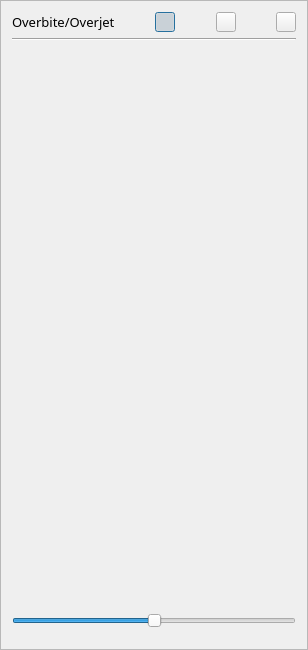
<?xml version="1.0" encoding="UTF-8"?>
<ui version="4.0">
 <class>OverlapOverbiteAnaGui</class>
 <widget class="QDialog" name="OverlapOverbiteAnaGui">
  <property name="geometry">
   <rect>
    <x>0</x>
    <y>0</y>
    <width>308</width>
    <height>650</height>
   </rect>
  </property>
  <property name="sizePolicy">
   <sizepolicy hsizetype="Preferred" vsizetype="Preferred">
    <horstretch>0</horstretch>
    <verstretch>0</verstretch>
   </sizepolicy>
  </property>
  <property name="minimumSize">
   <size>
    <width>180</width>
    <height>600</height>
   </size>
  </property>
  <property name="maximumSize">
   <size>
    <width>16777215</width>
    <height>650</height>
   </size>
  </property>
  <property name="windowTitle">
   <string>OverlapOverbiteGui</string>
  </property>
  <property name="styleSheet">
   <string notr="true"/>
  </property>
  <layout class="QVBoxLayout" name="verticalLayout_3">
   <property name="spacing">
    <number>0</number>
   </property>
   <property name="leftMargin">
    <number>0</number>
   </property>
   <property name="topMargin">
    <number>0</number>
   </property>
   <property name="rightMargin">
    <number>0</number>
   </property>
   <property name="bottomMargin">
    <number>0</number>
   </property>
   <item>
    <widget class="QFrame" name="overlayFrame">
     <property name="sizePolicy">
      <sizepolicy hsizetype="Minimum" vsizetype="Preferred">
       <horstretch>0</horstretch>
       <verstretch>0</verstretch>
      </sizepolicy>
     </property>
     <property name="maximumSize">
      <size>
       <width>16777215</width>
       <height>16777215</height>
      </size>
     </property>
     <property name="frameShape">
      <enum>QFrame::StyledPanel</enum>
     </property>
     <property name="frameShadow">
      <enum>QFrame::Raised</enum>
     </property>
     <layout class="QVBoxLayout" name="verticalLayout">
      <item>
       <layout class="QHBoxLayout" name="horizontalLayout_2">
        <property name="spacing">
         <number>50</number>
        </property>
        <property name="sizeConstraint">
         <enum>QLayout::SetDefaultConstraint</enum>
        </property>
        <property name="bottomMargin">
         <number>0</number>
        </property>
        <item>
         <layout class="QHBoxLayout" name="horizontalLayout">
          <item>
           <widget class="QLabel" name="mainTitleName">
            <property name="sizePolicy">
             <sizepolicy hsizetype="Preferred" vsizetype="Preferred">
              <horstretch>0</horstretch>
              <verstretch>0</verstretch>
             </sizepolicy>
            </property>
            <property name="font">
             <font>
              <family>微软雅黑</family>
              <pointsize>10</pointsize>
              <weight>50</weight>
              <italic>false</italic>
              <bold>false</bold>
             </font>
            </property>
            <property name="text">
             <string>Overbite/Overjet</string>
            </property>
           </widget>
          </item>
          <item>
           <spacer name="horizontalSpacer">
            <property name="orientation">
             <enum>Qt::Horizontal</enum>
            </property>
            <property name="sizeHint" stdset="0">
             <size>
              <width>40</width>
              <height>20</height>
             </size>
            </property>
           </spacer>
          </item>
          <item>
           <widget class="QPushButton" name="oneBtn">
            <property name="sizePolicy">
             <sizepolicy hsizetype="Preferred" vsizetype="Fixed">
              <horstretch>0</horstretch>
              <verstretch>0</verstretch>
             </sizepolicy>
            </property>
            <property name="maximumSize">
             <size>
              <width>20</width>
              <height>20</height>
             </size>
            </property>
            <property name="text">
             <string/>
            </property>
            <property name="checkable">
             <bool>true</bool>
            </property>
            <property name="checked">
             <bool>true</bool>
            </property>
            <property name="autoExclusive">
             <bool>true</bool>
            </property>
           </widget>
          </item>
          <item>
           <spacer name="horizontalSpacer_3">
            <property name="orientation">
             <enum>Qt::Horizontal</enum>
            </property>
            <property name="sizeHint" stdset="0">
             <size>
              <width>40</width>
              <height>20</height>
             </size>
            </property>
           </spacer>
          </item>
          <item>
           <widget class="QPushButton" name="twoBtn">
            <property name="sizePolicy">
             <sizepolicy hsizetype="Preferred" vsizetype="Fixed">
              <horstretch>0</horstretch>
              <verstretch>0</verstretch>
             </sizepolicy>
            </property>
            <property name="maximumSize">
             <size>
              <width>20</width>
              <height>20</height>
             </size>
            </property>
            <property name="text">
             <string/>
            </property>
            <property name="checkable">
             <bool>true</bool>
            </property>
            <property name="autoExclusive">
             <bool>true</bool>
            </property>
           </widget>
          </item>
          <item>
           <spacer name="horizontalSpacer_2">
            <property name="orientation">
             <enum>Qt::Horizontal</enum>
            </property>
            <property name="sizeHint" stdset="0">
             <size>
              <width>40</width>
              <height>20</height>
             </size>
            </property>
           </spacer>
          </item>
          <item>
           <widget class="QPushButton" name="closeBtn">
            <property name="sizePolicy">
             <sizepolicy hsizetype="Preferred" vsizetype="Minimum">
              <horstretch>0</horstretch>
              <verstretch>0</verstretch>
             </sizepolicy>
            </property>
            <property name="maximumSize">
             <size>
              <width>20</width>
              <height>20</height>
             </size>
            </property>
            <property name="styleSheet">
             <string notr="true">QWidget#OverlapOverbiteAnaGui QPushButton#doneBtn {
        background-color: #0A141E;
    }</string>
            </property>
            <property name="text">
             <string/>
            </property>
           </widget>
          </item>
         </layout>
        </item>
       </layout>
      </item>
      <item>
       <widget class="Line" name="line">
        <property name="orientation">
         <enum>Qt::Horizontal</enum>
        </property>
       </widget>
      </item>
      <item>
       <widget class="QWidget" name="overlayOverviewWidget" native="true"/>
      </item>
      <item>
       <spacer name="verticalSpacer">
        <property name="orientation">
         <enum>Qt::Vertical</enum>
        </property>
        <property name="sizeType">
         <enum>QSizePolicy::Fixed</enum>
        </property>
        <property name="sizeHint" stdset="0">
         <size>
          <width>20</width>
          <height>10</height>
         </size>
        </property>
       </spacer>
      </item>
      <item>
       <widget class="QSlider" name="pathSlider">
        <property name="styleSheet">
         <string notr="true">QWidget#OverlapOverbiteAnaGui QSlider#pathSlider {
        border-color: white;
    }
QWidget#OverlapOverbiteAnaGui QSlider#pathSlider::sub-page:horizontal {
            background: white;
        }

        QWidget#OverlapOverbiteAnaGui QSlider#pathSlider::add-page:horizontal {
            background: white;
        }
     </string>
        </property>
        <property name="maximum">
         <number>1000</number>
        </property>
        <property name="value">
         <number>500</number>
        </property>
        <property name="orientation">
         <enum>Qt::Horizontal</enum>
        </property>
       </widget>
      </item>
      <item>
       <spacer name="verticalSpacer_2">
        <property name="orientation">
         <enum>Qt::Vertical</enum>
        </property>
        <property name="sizeType">
         <enum>QSizePolicy::Fixed</enum>
        </property>
        <property name="sizeHint" stdset="0">
         <size>
          <width>20</width>
          <height>10</height>
         </size>
        </property>
       </spacer>
      </item>
      <item>
       <layout class="QVBoxLayout" name="verticalLayout_2"/>
      </item>
     </layout>
    </widget>
   </item>
  </layout>
 </widget>
 <layoutdefault spacing="6" margin="11"/>
 <resources/>
 <connections/>
</ui>
